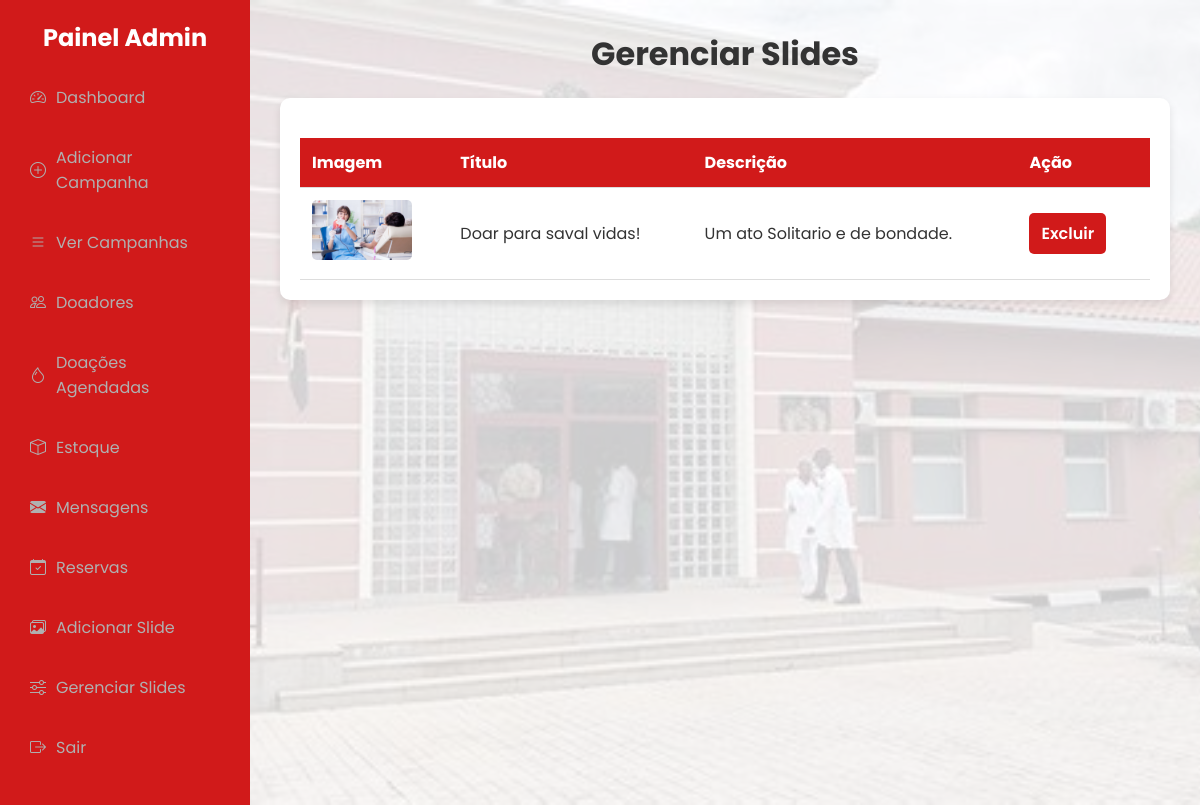
Screenshot of /manage_sliders.php (signed in) with the database file from the repository.
### tables this page shows
CREATE TABLE `slider_images` (
  `id` int(11) NOT NULL,
  `caminho_imagem` varchar(255) NOT NULL,
  `titulo` varchar(100) DEFAULT NULL,
  `descricao` text DEFAULT NULL
);

### manage_sliders.php (the view, shortened to what this page needs)
<?php
$host = 'localhost';
$dbname = 'blood_place';
$user = 'root';
$password = 'root';
try {
    $pdo = new PDO("mysql:host=$host;dbname=$dbname", $user, $password);
    $pdo->setAttribute(PDO::ATTR_ERRMODE, PDO::ERRMODE_EXCEPTION);
    $stmt = $pdo->query("SELECT * FROM slider_images");
    $sliders = $stmt->fetchAll(PDO::FETCH_ASSOC);
} catch (PDOException $e) {
    die("Erro ao conectar ao banco de dados: " . $e->getMessage());
}
?>
<!DOCTYPE html>
<html lang="pt-BR">
<head>
    <link rel="stylesheet" href="https://cdn.jsdelivr.net/npm/bootstrap-icons/font/bootstrap-icons.css">
</head>
<body>
    <div class="admin-dashboard">
    <aside class="sidebar">
            <h2>Painel Admin</h2>
            <ul class="menu">
                <li><a href="admin_dashboard.php"><i class="bi bi-speedometer2"></i> Dashboard</a></li>
                <li><a href="add_campaign.php"><i class="bi bi-plus-circle"></i> Adicionar Campanha</a></li>
                <li><a href="view_campaigns.php"><i class="bi bi-list"></i> Ver Campanhas</a></li>
                <li><a href="view_donors.php"><i class="bi bi-people"></i> Doadores</a></li>
                 <li><a href="view_donations.php"><i class="bi bi-droplet"></i>  Doações Agendadas</a></li>
                <li><a href="view_stock_donations.php"><i class="bi bi-box"></i> Estoque</a></li>
                <li><a href="view_message.php"><i class="bi bi-envelope-fill"></i> Mensagens</a></li>
                <li><a href="view_reservations.php"><i class="bi bi-calendar-check"></i> Reservas</a></li>
                <li><a href="add_slider.php"><i class="bi bi-images"></i> Adicionar Slide</a></li>
                <li><a href="manage_sliders.php"><i class="bi bi-sliders"></i> Gerenciar Slides</a></li>
                <li><a href="admin_logout.php"><i class="bi bi-box-arrow-right"></i> Sair</a></li>
            </ul>
        </aside>
        <main class="content">
            <h1>Gerenciar Slides</h1>
            <div class="container">
                <table>
                    <tr class="sly">
                        <th>Imagem</th>
                        <th>Título</th>
                        <th>Descrição</th>
                        <th>Ação</th>
                    </tr>
                    <?php foreach ($sliders as $slide): ?>
                        <tr>
                            <td><img src="<?= $slide['caminho_imagem']; ?>" alt="Slide"></td>
                            <td><?= htmlspecialchars($slide['titulo']); ?></td>
                            <td><?= htmlspecialchars($slide['descricao']); ?></td>
                            <td class="actions">
                                <a href="?delete=<?= $slide['id']; ?>" class="delete" onclick="return confirm('Tem certeza que deseja excluir este slide?')">Excluir</a>
                            </td>
                        </tr>
                    <?php endforeach; ?>
                </table>
            </div>
        </main>
    </div>
</body>
</html>

### manage_sliders.php (style rules this page uses)
* { margin: 0; padding: 0; box-sizing: border-box; }
body { font-family: 'Poppins', sans-serif; background: #f0f0f0; color: #333; }
.admin-dashboard { display: grid; grid-template-columns: 250px auto; min-height: 100vh; }
.sidebar { background-color: #D11A1A; padding: 20px; color: #fff; }
.sidebar h2 { text-align: center; }
.menu { list-style: none; margin-top: 20px; }
.menu li { margin: 15px 0; }
.menu a { color: #b0b0b0; text-decoration: none; display: flex; align-items: center; padding: 10px; border-radius: 5px; transition: background 0.3s; }
.menu a i { margin-right: 10px; }
.content { background: url('uploads/slider2.jpg') no-repeat center center/cover; background-color: rgba(255, 255, 255, 0.8); background-blend-mode: lighten; padding: 30px; }
.container { max-width: 900px; margin: auto; background: white; padding: 20px; border-radius: 10px; box-shadow: 0px 4px 8px rgba(0, 0, 0, 0.1); }
h1 { text-align: center; margin-bottom: 20px; }
table { width: 100%; border-collapse: collapse; margin-top: 20px; }
.sly { background-color: #D11A1A; color: white; }
th, td { padding: 12px; text-align: left; border-bottom: 1px solid #ddd; }
img { width: 100px; height: auto; border-radius: 5px; }
.actions a { margin-right: 10px; text-decoration: none; padding: 8px 12px; border-radius: 5px; display: inline-block; font-weight: 600; }
.delete { background: #D11A1A; color: white; }

### rows the page displays
slider_images: caminho_imagem (picture), titulo "Doar para saval vidas!", descricao "Um ato Solitario e de bondade."
